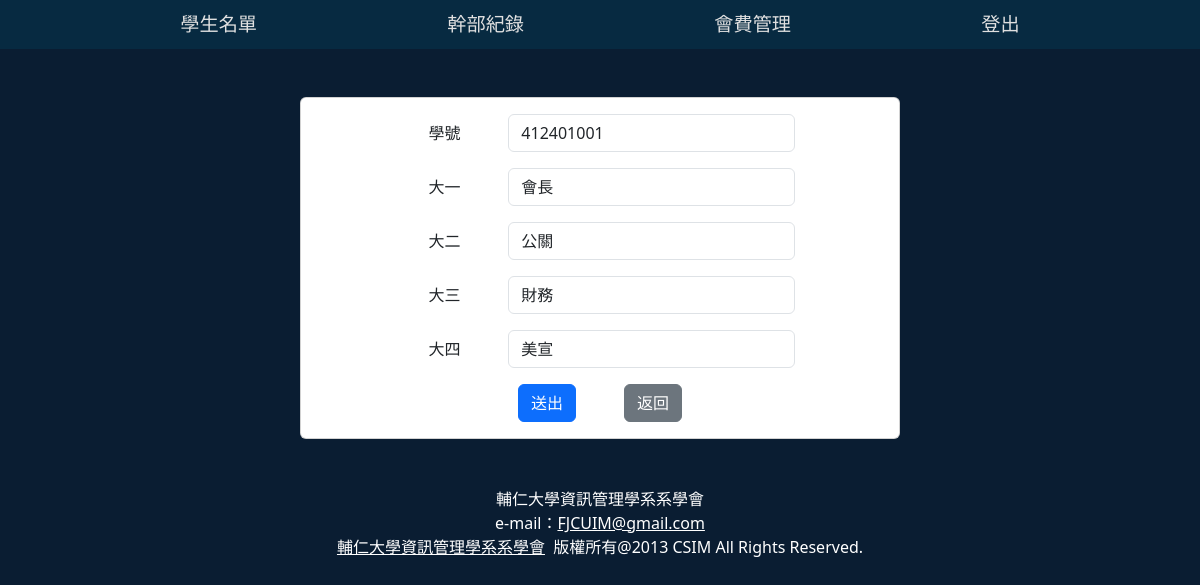
The app's page /update.php?Stu_id=412401001 (signed in) with its own data.
### tables this page shows
CREATE TABLE `job` (
  `Stu_id` varchar(20) NOT NULL,
  `1` varchar(20) NOT NULL,
  `2` varchar(20) NOT NULL,
  `3` varchar(20) NOT NULL,
  `4` varchar(20) NOT NULL
);

### update.php (the view, shortened to what this page needs)
<?php
require_once "header.php";
try {
  $Stu_id = "";
  $one = "";
  $two = "";
  $three = "";
  $four = "";
  if ($_GET) {
    require_once 'db.php';
    $action = $_GET["action"] ?? "";
    if ($action == "confirmed") {
      $Stu_id = $_GET["Stu_id"];
      $one = $_POST["1"];
      $two = $_POST["2"];
      $three = $_POST["3"];
      $four = $_POST["4"];
      $sql = "UPDATE job SET `1`=?, `2`=?, `3`=?, `4`=? WHERE Stu_id=?";
      $stmt = mysqli_stmt_init($conn);
      mysqli_stmt_prepare($stmt, $sql);
      mysqli_stmt_bind_param($stmt, "sssss", $one, $two, $three, $four, $Stu_id);
      $result = mysqli_stmt_execute($stmt);
      if ($result) {
        header('Location: query.php');
      } else {
        echo "更新失敗";
      }
    } else {
      $Stu_id = $_GET["Stu_id"];
      $sql = "SELECT Stu_id, `1`, `2`, `3`, `4` FROM job WHERE Stu_id=?";
      $stmt = mysqli_stmt_init($conn);
      mysqli_stmt_prepare($stmt, $sql);
      mysqli_stmt_bind_param($stmt, "i", $Stu_id);
      mysqli_stmt_execute($stmt);
      $result = mysqli_stmt_get_result($stmt);
      if ($row = mysqli_fetch_assoc($result)) {
        $Stu_id = $row['Stu_id'];
        $one = $row['1'];
        $two = $row['2'];
        $three = $row['3'];
        $four = $row['4'];
      }
    }
  } else {
    echo "沒有傳遞必要的參數。";
    exit();
  }
} catch (Exception $e) {
  echo '錯誤訊息: ' . $e->getMessage();
}
?>
<div class="container mt-5" align=center>
<div class="card" style="width: 80%; max-width: 600px;">
  <form action="update.php?Stu_id=<?=$Stu_id?>&action=confirmed" method="post">
  <div class="my-3 row justify-content-center align-items-center">
      <label for="Stu_id" class="col-sm-2 col-form-label">學號</label>
      <div class="col-sm-6">
        <input type="text" class="form-control" id="Stu_id" value="<?=$Stu_id?>" readonly>
      </div>
    </div>
    <div class="mb-3 row justify-content-center align-items-center">
      <label for="_1" class="col-sm-2 col-form-label">大一</label>
      <div class="col-sm-6">
        <input type="text" class="form-control" name="1" id="_1" placeholder="職位" value="<?=$one?>">
      </div>
    </div>
    <div class="mb-3 row justify-content-center align-items-center">
      <label for="_2" class="col-sm-2 col-form-label">大二</label>
      <div class="col-sm-6">
        <input type="text" class="form-control" name="2" id="_2" placeholder="職位" value="<?=$two?>">
      </div>
    </div>
    <div class="mb-3 row justify-content-center align-items-center">
      <label for="_3" class="col-sm-2 col-form-label">大三</label>
      <div class="col-sm-6">
        <input type="text" class="form-control" name="3" id="_3" placeholder="職位" value="<?=$three?>">
      </div>
    </div>
    <div class="mb-3 row justify-content-center align-items-center">
      <label for="_4" class="col-sm-2 col-form-label">大四</label>
      <div class="col-sm-6">
        <input type="text" class="form-control" name="4" id="_4" placeholder="職位" value="<?=$four?>">
      </div>
    </div>
    <div class="d-flex justify-content-center">
      <input class="btn btn-primary me-5" type="submit" value="送出">
      <button class="btn btn-secondary" onclick="history.back();">返回</button>
    </div>
  </form>
</div>
</div>
<?php
require_once "footer.php";
?>

### slay.css (style rules this page uses)
body { background-color: #0A1D32; }

### records on screen
job: Stu_id "412401001", 1 "會長", 2 "公關", 3 "財務", 4 "美宣"
